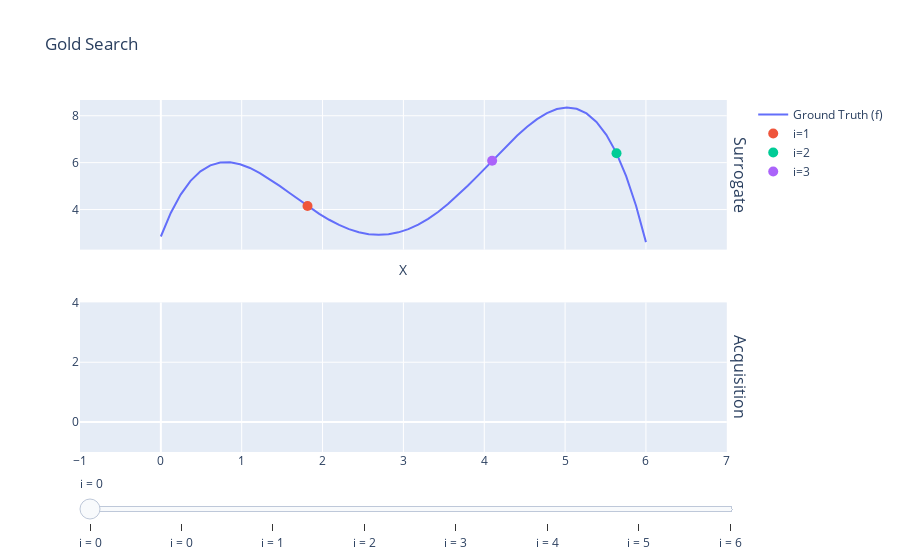

Notebook code for this chart:
### Code cell
render_plotly_html(
    plot_surrogate_and_acquisition(
        x=x,
        y=y,
        ax_client=ax_client,
        gold_fn=gold,
        predictions=predictions,
        acquisitions=acquisitions,
        line_kwargs=get_line_kwargs(color="red"),
    )
)
